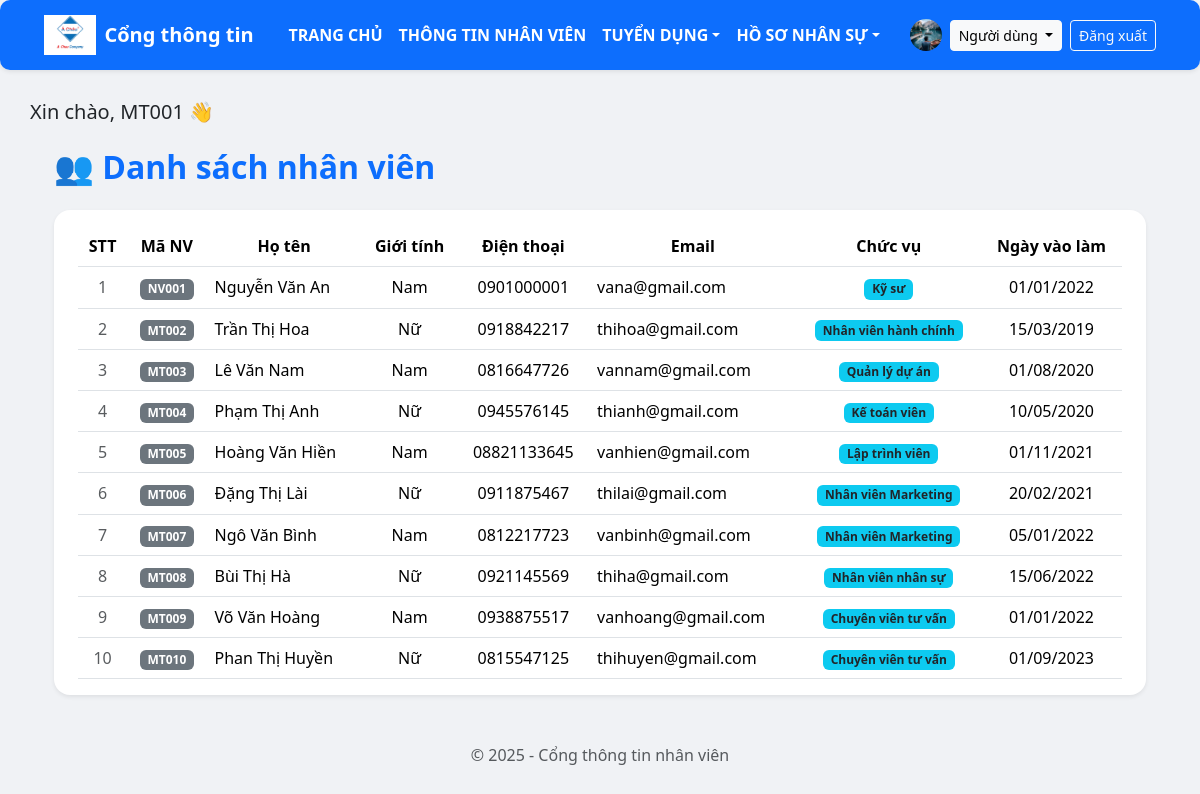
Page /index.php?page=employees (signed in) on the committed database.
### tables this page shows
CREATE TABLE `users` (
  `id` int(11) NOT NULL,
  `username` varchar(100) NOT NULL,
  `email` varchar(100) NOT NULL,
  `password` varchar(255) NOT NULL,
  `avatar` varchar(255) DEFAULT NULL,
  `role` varchar(50) DEFAULT 'employee',
  `status` tinyint(4) DEFAULT 1,
  `created_at` datetime DEFAULT current_timestamp(),
  `employee_id` int(11) DEFAULT NULL,
  `full_name` varchar(100) DEFAULT NULL
);

CREATE TABLE `employees` (
  `id` int(11) NOT NULL,
  `employee_code` varchar(50) DEFAULT NULL,
  `full_name` varchar(100) DEFAULT NULL,
  `gender` varchar(10) DEFAULT NULL,
  `dob` date DEFAULT NULL,
  `place_of_birth` varchar(100) DEFAULT NULL,
  `hometown` varchar(100) DEFAULT NULL,
  `marital_status` varchar(50) DEFAULT NULL,
  `tax_code` varchar(50) DEFAULT NULL,
  `family_city` varchar(100) DEFAULT NULL,
  `personal_city` varchar(100) DEFAULT NULL,
  `religion` varchar(50) DEFAULT NULL,
  `nationality` varchar(50) DEFAULT NULL,
  `id_type` varchar(50) DEFAULT NULL,
  `id_number` varchar(50) DEFAULT NULL,
  `passport_number` varchar(50) DEFAULT NULL,
  `passport_issue_date` date DEFAULT NULL,
  `phone` varchar(20) DEFAULT NULL,
  `company_phone` varchar(20) DEFAULT NULL,
  `relative_phone` varchar(20) DEFAULT NULL,
  `personal_email` varchar(100) DEFAULT NULL,
  `company_email` varchar(100) DEFAULT NULL,
  `other_email` varchar(100) DEFAULT NULL,
  `facebook` varchar(100) DEFAULT NULL,
  `zalo` varchar(100) DEFAULT NULL,
  `tiktok` varchar(100) DEFAULT NULL,
  `other_contact` varchar(100) DEFAULT NULL,
  `country` varchar(50) DEFAULT NULL,
  `province` varchar(100) DEFAULT NULL,
  `district` varchar(100) DEFAULT NULL,
  `ward` varchar(100) DEFAULT NULL,
  `address` varchar(255) DEFAULT NULL,
  `household_number` varchar(50) DEFAULT NULL,
  `family_id` varchar(50) DEFAULT NULL,
  `is_householder` tinyint(1) DEFAULT 0,
  `father_name` varchar(100) DEFAULT NULL,
  `father_birth` int(11) DEFAULT NULL,
  `father_job` varchar(100) DEFAULT NULL,
  `father_phone` varchar(20) DEFAULT NULL,
  `mother_name` varchar(100) DEFAULT NULL,
  `mother_birth` int(11) DEFAULT NULL,
  `mother_job` varchar(100) DEFAULT NULL,
  `mother_phone` varchar(20) DEFAULT NULL,
  `spouse_name` varchar(100) DEFAULT NULL,
  `spouse_birth` int(11) DEFAULT NULL,
  `spouse_job` varchar(100) DEFAULT NULL,
  `spouse_phone` varchar(20) DEFAULT NULL,
  `child_name` varchar(100) DEFAULT NULL,
  `child_birth` int(11) DEFAULT NULL,
  `child_school` varchar(100) DEFAULT NULL,
  `sibling_name` varchar(100) DEFAULT NULL,
  `sibling_birth` int(11) DEFAULT NULL,
  `sibling_job` varchar(100) DEFAULT NULL,
  `sibling_phone` varchar(20) DEFAULT NULL,
  `political_party` text DEFAULT NULL,
  `political_position` text DEFAULT NULL,
  `military_service` text DEFAULT NULL,
  `military_education` text DEFAULT NULL,
  `health_insurance` varchar(100) DEFAULT NULL,
  `medical_history` text DEFAULT NULL,
  `vaccine_type` varchar(100) DEFAULT NULL,
  `vaccine_date` date DEFAULT NULL,
  `vaccine_doses` int(11) DEFAULT NULL,
  `vaccine_location` varchar(100) DEFAULT NULL,
  `vaccine_note` text DEFAULT NULL,
  `uniform_date` date DEFAULT NULL,
  `uniform_type` varchar(100) DEFAULT NULL,
  `uniform_quantity` int(11) DEFAULT NULL,
  `work_process` text DEFAULT NULL,
  `concurrent_duty` varchar(100) DEFAULT NULL,
  `email` varchar(255) DEFAULT NULL,
  `position` varchar(100) DEFAULT NULL,
  `department_id` int(11) DEFAULT NULL,
  `join_date` date DEFAULT NULL,
  `employee_type` enum('internal','external') DEFAULT 'internal'
);

### modules/employees.php (the view)
<?php
$pdo = require '../config/db.php';
$stmt = $pdo->query("SELECT employee_code, full_name, gender, phone, email, position, join_date FROM employees ORDER BY id ASC");
$employees = $stmt->fetchAll();
?>
<div class="container-fluid px-4">
  <div class="d-flex justify-content-between align-items-center mt-4 mb-3">
    <h2 class="fw-semibold text-primary">👥 Danh sách nhân viên</h2>
  </div>
  <div class="card border-0 shadow-sm rounded-4">
    <div class="card-body px-4 py-3">
      <div class="table-responsive">
        <table class="table table-hover align-middle mb-0">
          <thead class="bg-light text-center text-secondary fw-semibold border-bottom">
            <tr>
              <th>STT</th>
              <th>Mã NV</th>
              <th>Họ tên</th>
              <th>Giới tính</th>
              <th>Điện thoại</th>
              <th>Email</th>
              <th>Chức vụ</th>
              <th>Ngày vào làm</th>
            </tr>
          </thead>
          <tbody class="text-center">
            <?php if (count($employees) > 0): ?>
              <?php foreach ($employees as $index => $emp): ?>
                <tr>
                  <td class="text-muted"><?= $index + 1 ?></td>
                  <td><span class="badge bg-secondary"><?= htmlspecialchars($emp['employee_code']) ?></span></td>
                  <td class="text-start"><?= htmlspecialchars($emp['full_name']) ?></td>
                  <td><?= $emp['gender'] === 'male' ? 'Nam' : ($emp['gender'] === 'female' ? 'Nữ' : 'Khác') ?></td>
                  <td><?= htmlspecialchars($emp['phone']) ?></td>
                  <td class="text-start"><?= htmlspecialchars($emp['email']) ?></td>
                  <td><span class="badge bg-info text-dark"><?= htmlspecialchars($emp['position']) ?></span></td>
                  <td><?= date('d/m/Y', strtotime($emp['join_date'])) ?></td>
                </tr>
              <?php endforeach; ?>
            <?php else: ?>
              <tr>
                <td colspan="8" class="py-4 text-danger">Không có nhân viên nào.</td>
              </tr>
            <?php endif; ?>
          </tbody>
        </table>
      </div>
    </div>
  </div>
</div>

### public/index.php (shortened to what this page needs)
<?php
$page = $_GET['page'] ?? 'dashboard';
?>
<!DOCTYPE html>
<html lang="vi">
<head>
  <link href="https://cdn.jsdelivr.net/npm/bootstrap@5.3.3/dist/css/bootstrap.min.css" rel="stylesheet">
  <link href="../assets/sidebar.css" rel="stylesheet">
  <link href="https://cdn.jsdelivr.net/npm/bootstrap-icons@1.10.5/font/bootstrap-icons.css" rel="stylesheet">
</head>
<body>
<?php include '../includes/sidebar.php'; ?>
<div class="content">
  <?php include '../includes/header.php'; ?>
  <?php
  switch ($page) {
      case 'employees':
          include '../modules/employees.php';
          break;
  }
  ?>
  <?php include '../includes/footer.php'; ?>
</div>
</body>
</html>

### includes/sidebar.php (shortened to what this page needs)
<?php
require_once __DIR__ . '/../config/db.php';
$userId = $_SESSION['user']['id'] ?? null;
$userFullName = 'Người dùng';
$userAvatar = 'assets/default_avatar.png';
if ($userId) {
    $stmt = $pdo->prepare("SELECT full_name, avatar FROM users WHERE id = ?");
    $stmt->execute([$userId]);
    $user = $stmt->fetch();
    if ($user) {
        $userFullName = $user['full_name'] ?? $userFullName;
        $userAvatar = !empty($user['avatar']) ? 'uploads/avatars/' . $user['avatar'] : $userAvatar;
    }
}
?>
<nav class="navbar navbar-expand-lg navbar-dark bg-primary shadow-sm">
  <div class="container-fluid px-4">
    <a class="navbar-brand d-flex align-items-center fw-bold" href="index.php?page=dashboard">
      <img src="uploads/pictures/logo.png" alt="Logo công ty" style="height: 40px;" class="me-2">
      <span class="text-white">Cổng thông tin</span>
    </a>
    <div class="collapse navbar-collapse" id="mainNavbar">
      <ul class="navbar-nav mx-auto fw-semibold text-uppercase">
        <li class="nav-item"><a class="nav-link text-white" href="index.php?page=dashboard">Trang chủ</a></li>
        <li class="nav-item"><a class="nav-link text-white" href="index.php?page=employees">Thông tin nhân viên</a></li>
        <li class="nav-item dropdown">
          <a class="nav-link dropdown-toggle text-white" href="#" data-bs-toggle="dropdown">Tuyển dụng</a>
        </li>
        <li class="nav-item dropdown">
          <a class="nav-link dropdown-toggle text-white" href="#" data-bs-toggle="dropdown">Hồ sơ nhân sự</a>
        </li>
      </ul>
      <div class="d-flex align-items-center ms-auto">
      <img src="<?= htmlspecialchars($userAvatar) . '?t=' . time() ?>" alt="Avatar" class="rounded-circle me-2" style="width: 32px; height: 32px; object-fit: cover;">
        <div class="dropdown">
          <button class="btn btn-light btn-sm dropdown-toggle" data-bs-toggle="dropdown">
            <?= htmlspecialchars($userFullName) ?>
          </button>
        </div>
        <a href="logout.php" class="btn btn-outline-light btn-sm ms-2">Đăng xuất</a>
      </div>
    </div>
  </div>
</nav>

### includes/header.php
<div class="greeting mb-4">
  <h5>Xin chào, <?= htmlspecialchars($_SESSION['user']['username']) ?> 👋</h5>
</div>

### includes/footer.php
<footer class="text-center mt-5">
  <p class="text-muted">© 2025 - Cổng thông tin nhân viên</p>
</footer>

### assets/sidebar.css (style rules this page uses)
.navbar { position: fixed; top: 0; left: 0; right: 0; z-index: 9999; }
body { padding-top: 70px; }
.navbar-nav .nav-link { font-weight: bold; color: #fff !important; }

### public/index.php (style rules this page uses)
body { background-color: #f0f2f5; min-height: 100vh; display: flex; margin: 0; }
.content { flex: 1; padding: 30px; }
.navbar { background: #ffffff; box-shadow: 0 1px 4px rgba(0,0,0,0.1); padding: 10px 20px; margin-bottom: 20px; border-radius: 10px; }

### rows in the picture
users: avatar (picture)
employees: employee_code "NV001", full_name "Nguyễn Văn An", gender "Nam", phone "0901000001", email "vana@gmail.com", position "Kỹ sư", join_date "01/01/2022"
employees: employee_code "MT002", full_name "Trần Thị Hoa", gender "Nữ", phone "0918842217", email "thihoa@gmail.com", position "Nhân viên hành chính", join_date "15/03/2019"
employees: employee_code "MT003", full_name "Lê Văn Nam", gender "Nam", phone "0816647726", email "vannam@gmail.com", position "Quản lý dự án", join_date "01/08/2020"
employees: employee_code "MT004", full_name "Phạm Thị Anh", gender "Nữ", phone "0945576145", email "thianh@gmail.com", position "Kế toán viên", join_date "10/05/2020"
employees: employee_code "MT005", full_name "Hoàng Văn Hiền", gender "Nam", phone "08821133645", email "vanhien@gmail.com", position "Lập trình viên", join_date "01/11/2021"
employees: employee_code "MT006", full_name "Đặng Thị Lài", gender "Nữ", phone "0911875467", email "thilai@gmail.com", position "Nhân viên Marketing", join_date "20/02/2021"
employees: employee_code "MT007", full_name "Ngô Văn Bình", gender "Nam", phone "0812217723", email "vanbinh@gmail.com", position "Nhân viên Marketing", join_date "05/01/2022"
employees: employee_code "MT008", full_name "Bùi Thị Hà", gender "Nữ", phone "0921145569", email "thiha@gmail.com", position "Nhân viên nhân sự", join_date "15/06/2022"
employees: employee_code "MT009", full_name "Võ Văn Hoàng", gender "Nam", phone "0938875517", email "vanhoang@gmail.com", position "Chuyên viên tư vấn", join_date "01/01/2022"
employees: employee_code "MT010", full_name "Phan Thị Huyền", gender "Nữ", phone "0815547125", email "thihuyen@gmail.com", position "Chuyên viên tư vấn", join_date "01/09/2023"

### other values in the picture
$userFullName "Người dùng"
$_SESSION['user']['username'] "MT001"
